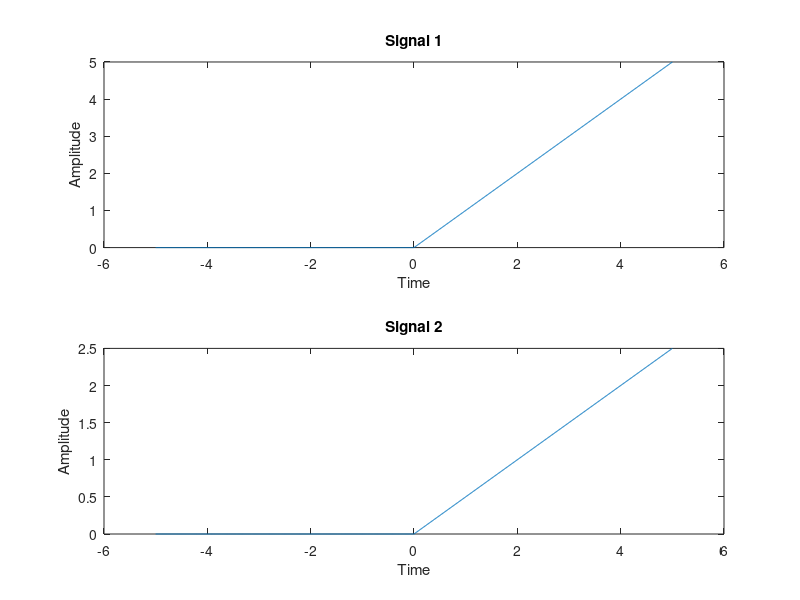

MATLAB code to generate this figure:
% Define the ramp function
ramp = @(t, a) max(t/a, 0);

% Define the time vector
t = linspace(-5, 5, 1000);

% Generate two ramp functions with different slopes
ramp1 = ramp(t, 1);
ramp2 = ramp(t, 2);

% Generate a unit-amplitude step function using ones
step = ones(size(t));
step(t < 0) = 0;

% Concatenate the ramp functions with the step function using row-wise concatenation
signal1 = ramp1.*step; ramp2.*(1-step);
signal2 = ramp2.*step; ramp1.*(1-step);

% Plot the signals
figure;
subplot(2,1,1);
plot(t, signal1);
title('Signal 1');
xlabel('Time');
ylabel('Amplitude');

subplot(2,1,2);
plot(t, signal2);
title('Signal 2');
xlabel('Time');
ylabel('Amplitude');